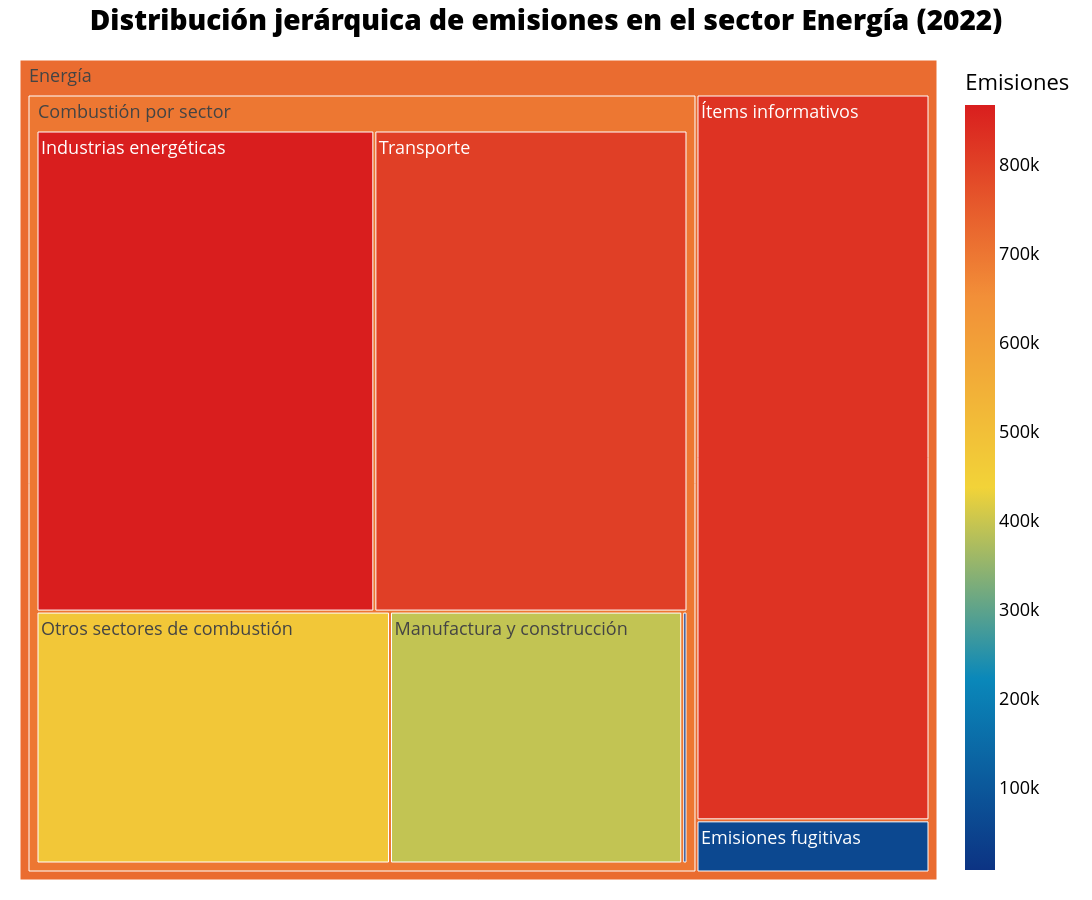

Here is the notebook cell this chart was saved with:
### Markdown cell above
#### __¿Cómo se distribuyen las emisiones de gases de efecto invernadero dentro del sector Energía en 2022?__

### Code cell
df_2022 = df_greenhouse_gases[df_greenhouse_gases['Años'] == 2022]

# Categorías directas de 'Energía' (nivel 2)
energy_categories = {
    'Combustibles__emisiones_fugitivas': 'Energía',
    'Ítems_informativos': 'Energía'}

# Subcategorías bajo 'Combustión por sector' (nivel 3)
combustion_subcategories = {
    'Combustión_en_el_transporte': 'Combustión por sector',
    'Combustión_en_las_industrias_energéticas': 'Combustión por sector',
    'Combustión_en_manufactura_y_construcción': 'Combustión por sector',
    'Otros_sectores_de_combustión': 'Combustión por sector',
    'Otros_sectores_de_combustión_n.c.p.': 'Combustión por sector'}

# Construcción de registros jerárquicos
data_rows = []

# Nivel 2: Categorías directas de energías
for col, parent in energy_categories.items():
    value = df_2022[col].values[0]
    data_rows.append({
        'Nivel1': parent,
        'Nivel2': col,
        'Nivel3': None,
        'Emisiones': value})

# Nivel 3: Subcategorías de combustión
for col, parent in combustion_subcategories.items():
    value = df_2022[col].values[0]
    data_rows.append({
        'Nivel1': 'Energía',
        'Nivel2': parent,
        'Nivel3': col,
        'Emisiones': value})

# Crear DataFrame
df_plot = pd.DataFrame(data_rows)

# Mapeo de nombres más amigables
rename_map = {
    'Combustión_en_el_transporte': 'Transporte',
    'Combustión_en_las_industrias_energéticas': 'Industrias energéticas',
    'Combustión_en_manufactura_y_construcción': 'Manufactura y construcción',
    'Otros_sectores_de_combustión': 'Otros sectores de combustión',
    'Otros_sectores_de_combustión_n.c.p.': 'Otros sectores n.c.p.',
    'Combustibles__emisiones_fugitivas': 'Emisiones fugitivas',
    'Ítems_informativos': 'Ítems informativos'}
df_plot.replace(rename_map, inplace=True)

fig = px.treemap(
    df_plot,
    path=['Nivel1', 'Nivel2', 'Nivel3'],
    values='Emisiones',
    color='Emisiones',
    color_continuous_scale='Portland',
    title='Distribución jerárquica de emisiones en el sector Energía (2022)')

fig.update_layout(
    width=1600,
    height=900,
    margin=dict(t=60, l=20, r=20, b=20),
    font=dict(size=18, color='black'),
    title=dict(
        font=dict(size=28, color='black', weight=800),
        x=0.5, xanchor='center'))

fig.show()

### Figure 1 — Plotly figure (JSON) as saved in the notebook; plotly's stock layout.template omitted (floating-point values rounded to 4 significant figures)
{"data": [{"branchvalues": "total", "customdata": [[803300.0], [866700.0], [392600.0], [474800.0], [7037.0], [59400.0], [826800.0], [698000.0], [718000.0]], "domain": {"x": [0, 1], "y": [0, 1]}, "hovertemplate": "labels=%{label}<br>Emisiones_sum=%{value}<br>parent=%{parent}<br>id=%{id}<br>Emisiones=%{color}<extra></extra>", "ids": ["Energía/Combustión por sector/Transporte", "Energía/Combustión por sector/Industrias energéticas", "Energía/Combustión por sector/Manufactura y construcción", "Energía/Combustión por sector/Otros sectores de combustión", "Energía/Combustión por sector/Otros sectores n.c.p.", "Energía/Emisiones fugitivas", "Energía/Ítems informativos", "Energía/Combustión por sector", "Energía"], "labels": ["Transporte", "Industrias energéticas", "Manufactura y construcción", "Otros sectores de combustión", "Otros sectores n.c.p.", "Emisiones fugitivas", "Ítems informativos", "Combustión por sector", "Energía"], "marker": {"coloraxis": "coloraxis", "colors": [803300.0, 866700.0, 392600.0, 474800.0, 7037.0, 59400.0, 826800.0, 698000.0, 718000.0]}, "name": "", "parents": ["Energía/Combustión por sector", "Energía/Combustión por sector", "Energía/Combustión por sector", "Energía/Combustión por sector", "Energía/Combustión por sector", "Energía", "Energía", "Energía", ""], "type": "treemap", "values": [803300.0, 866700.0, 392600.0, 474800.0, 7037.0, 59400.0, 826800.0, 2544000.0, 3431000.0]}], "layout": {"coloraxis": {"colorbar": {"title": {"text": "Emisiones"}}, "colorscale": [[0, "rgb(12,51,131)"], [0.25, "rgb(10,136,186)"], [0.5, "rgb(242,211,56)"], [0.75, "rgb(242,143,56)"], [1, "rgb(217,30,30)"]]}, "font": {"color": "black", "size": 18}, "height": 900, "legend": {"tracegroupgap": 0}, "margin": {"b": 20, "l": 20, "r": 20, "t": 60}, "title": {"font": {"color": "black", "size": 28, "weight": 800}, "text": "Distribución jerárquica de emisiones en el sector Energía (2022)", "x": 0.5, "xanchor": "center"}, "width": 1600}}
